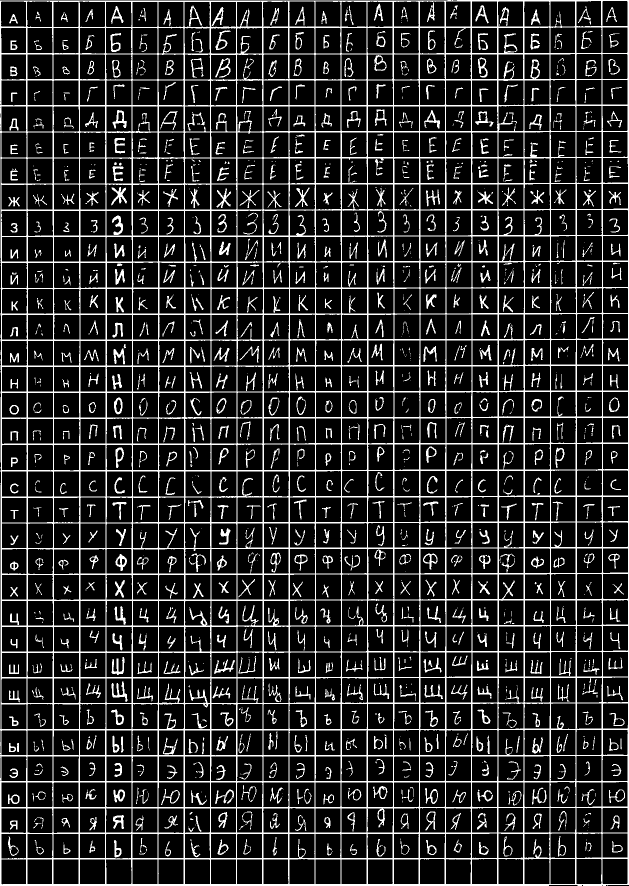
#> input picture letters_1.BMP, 1257 x 1771 px, given in place of 0.bmp, which was not available (shown at 1/2 size)
$ python convert.py
#> lines starting #> are read from the running program, lines starting #| are printed output that depends on the picture; after the words box and inside, x2 and y2 are one past the last pixel; in counts of white or black regions, pixels touching at a corner belong together; pictures that were not available may be replaced by others from this repository, and a replacement may not be noted
# import the necessary packages
import os
from imutils.perspective import four_point_transform
from imutils import contours
import numpy as np
import imutils
import cv2


def rescale_frame(frame, percent=50):
    width = int(frame.shape[1] * percent / 100)
    height = int(frame.shape[0] * percent / 100)
    dim = (width, height)
    return cv2.resize(frame, dim, interpolation=cv2.INTER_AREA)


def crop_by_edges(frame):
    gray = cv2.cvtColor(frame, cv2.COLOR_BGR2GRAY)
    blurred = cv2.GaussianBlur(gray, (5, 5), 0)
    edged = cv2.Canny(blurred, 75, 200)

    # find contours in the edge map, then initialize
    # the contour that corresponds to the document
    cnts = cv2.findContours(edged.copy(), cv2.RETR_EXTERNAL,
                            cv2.CHAIN_APPROX_SIMPLE)
    cnts = imutils.grab_contours(cnts)
    docCnt = None

    # ensure that at least one contour was found
    if len(cnts) > 0:
        # sort the contours according to their size in
        # descending order
        cnts = sorted(cnts, key=cv2.contourArea, reverse=True)

        # loop over the sorted contours
        for c in cnts:
            # approximate the contour
            peri = cv2.arcLength(c, True)
            approx = cv2.approxPolyDP(c, 0.02 * peri, True)

            # if our approximated contour has four points,
            # then we can assume we have found the paper
            if len(approx) == 4:
                docCnt = approx
                break

    # apply a four point perspective transform to both the
    # original image and grayscale image to obtain a top-down
    # birds eye view of the paper
    return four_point_transform(frame, docCnt.reshape(4, 2))


def rename_imgs():
    dir_path = 'dataset_raw'
    img_names = os.listdir(dir_path)
    for old_name, i in zip(img_names, range(len(img_names))):
        os.rename(os.path.join(dir_path, old_name), os.path.join(dir_path, '{0}.bmp'.format(i)))


def proccess_all_images_in_folder():
    rename_imgs()
    filePath = "dataset_raw/"
    fileType = ".bmp"

    for i in range(77):
        file = filePath + str(i) + fileType
        image = cv2.imread(file)
#> image is the input picture: shape (1771, 1257, 3); 15.9% white; 1451 white regions (509 under 20 px), largest, box (x1, y1, x2, y2) and area: (0, 0, 1257, 1771) 233221, (223, 1363, 255, 1404) 447, (222, 374, 254, 411) 446

        paper = crop_by_edges(image)
#> in crop_by_edges, `blurred = cv2.GaussianBlur(gray, (5, 5), 0)`:
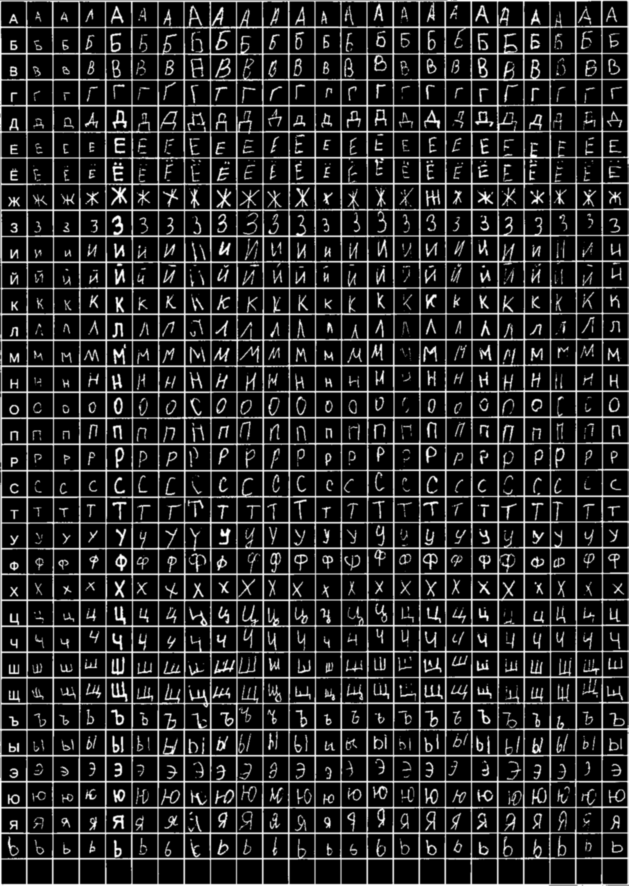
#> blurred: shape (1771, 1257) (shown at 1/2 size); min 0, max 255, mean 40.5
#> in crop_by_edges, `edged = cv2.Canny(blurred, 75, 200)`:
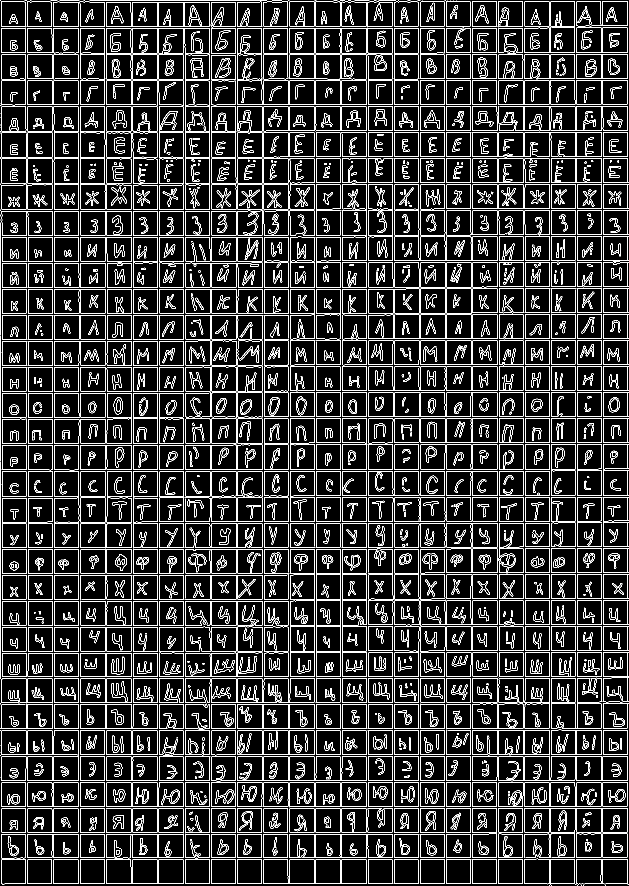
#> edged: shape (1771, 1257) (shown at 1/2 size); 12.3% white in thin lines or dots
#> in crop_by_edges, `cnts = cv2.findContours(edged.copy(), cv2.RETR_EXTERNAL, cv2.CHAIN_APP..`: cnts = 1056 contours, 229 with area under 20; largest, box (x1, y1, x2, y2) and area: (212, 56, 263, 107) 2466, (1048, 2, 1099, 53) 2457, (684, 889, 734, 940) 2450, (632, 889, 682, 940) 2450, (683, 56, 733, 107) 2450
#> the loop in crop_by_edges, `for c in cnts:` made 1 pass
#> (peri, docCnt) on pass 1: (200.2, [[212, 56], [212, 106], [262, 106], [262, 57]])
#> in crop_by_edges, `return four_point_transform(frame, docCnt.reshape(4, 2))`:
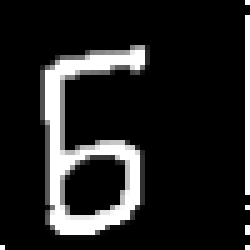
#> returned value: shape (50, 50, 3) (shown 5 times larger); min 0, max 255, mean 34.8
        grayImage = cv2.cvtColor(paper, cv2.COLOR_BGR2GRAY)

        thresh = cv2.threshold(grayImage, 0, 255,
                               cv2.THRESH_BINARY_INV | cv2.THRESH_OTSU)[1]
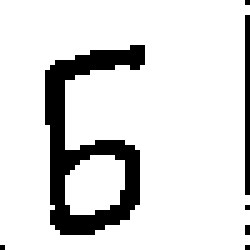
#> thresh: shape (50, 50) (shown 5 times larger); 86.2% white; 7 black regions (5 under 20 px), largest, box (x1, y1, x2, y2) and area: (9, 9, 29, 47) 304, (49, 3, 50, 39) 36

        cv2.imwrite(filePath + "processed" + str(i) + fileType, thresh)
#> pass 2 of the loop in proccess_all_images_in_folder, `for i in range(77):`:
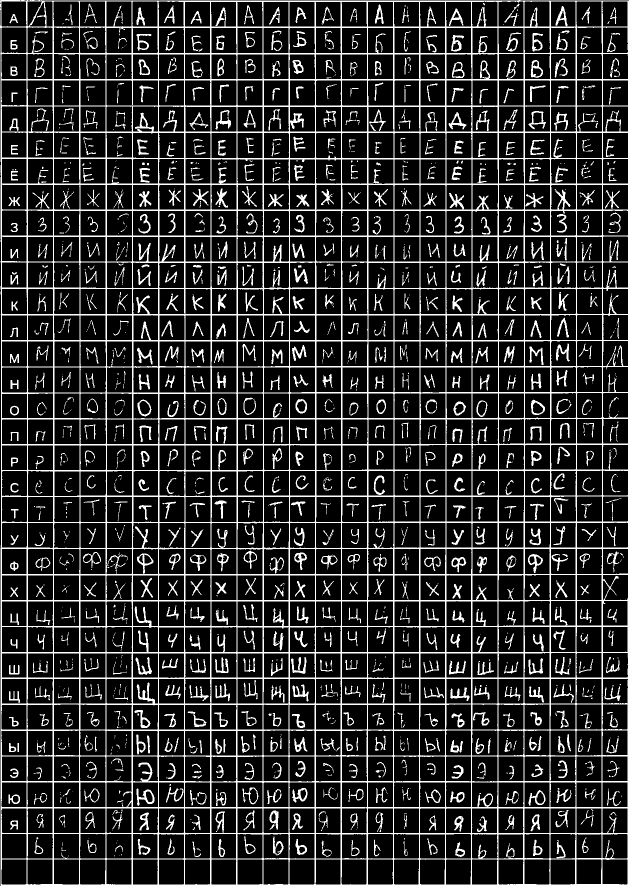
#> input picture letters_2.BMP, 1257 x 1771 px, given in place of 1.bmp, which was not available (shown at 1/2 size)
#> in proccess_all_images_in_folder, image is the input picture: shape (1771, 1257, 3); 16.7% white; 1551 white regions (629 under 20 px), largest, box (x1, y1, x2, y2) and area: (0, 0, 1257, 1771) 238214, (273, 1577, 309, 1612) 456, (271, 1314, 304, 1350) 402
#> in crop_by_edges (call 2), `edged = cv2.Canny(blurred, 75, 200)`:
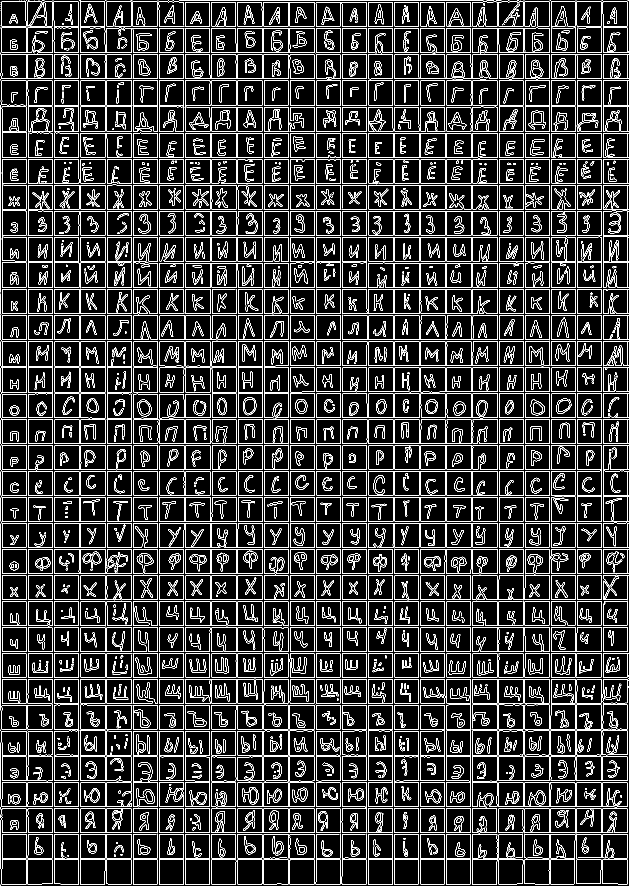
#> edged: shape (1771, 1257) (shown at 1/2 size); 12.8% white in thin lines or dots
#> cnts = 1009 contours, 173 with area under 20; largest, box (x1, y1, x2, y2) and area: (213, 161, 265, 212) 2450, (3, 55, 53, 106) 2450, (214, 525, 264, 576) 2448, (108, 1098, 160, 1148) 2448, (213, 213, 264, 263) 2447
#> the loop in crop_by_edges (call 2), `for c in cnts:` made 1 pass
#> (peri, docCnt) on pass 1: (200.8, [[213, 161], [213, 210], [264, 211], [263, 161]])
#> grayImage: shape (50, 51)
#> in proccess_all_images_in_folder, `thresh = cv2.threshold(grayImage, 0, 255, cv2.THRESH_BINARY_INV | cv2...`:
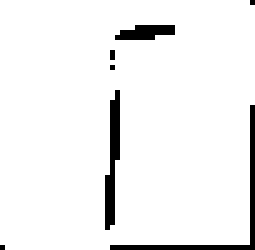
#> thresh: shape (50, 51) (shown 5 times larger); 94.5% white; black in thin lines or dots


def proccess_image_in_folder(name):
    filePath = "dataset_raw/"
    fileType = ".bmp"

    file = filePath + str(name) + fileType
    print(file)
    image = cv2.imread(file)

    paper = crop_by_edges(image)
    grayImage = cv2.cvtColor(paper, cv2.COLOR_BGR2GRAY)

    thresh = cv2.threshold(grayImage, 0, 255,
                           cv2.THRESH_BINARY_INV | cv2.THRESH_OTSU)[1]

    cv2.imwrite(filePath + "processed" + str(name) + fileType, thresh)


#> (the run stopped early here; a loop or call above may not have finished)
